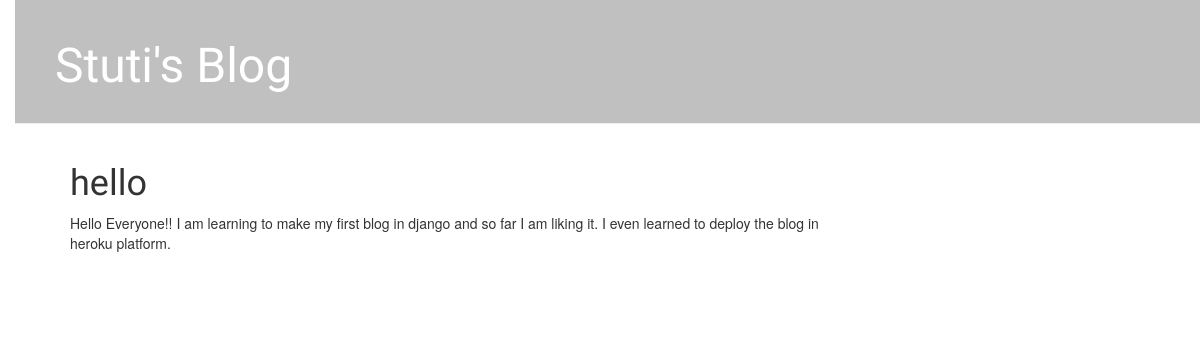
/post/3/, run on an earlier commit of the app's database.
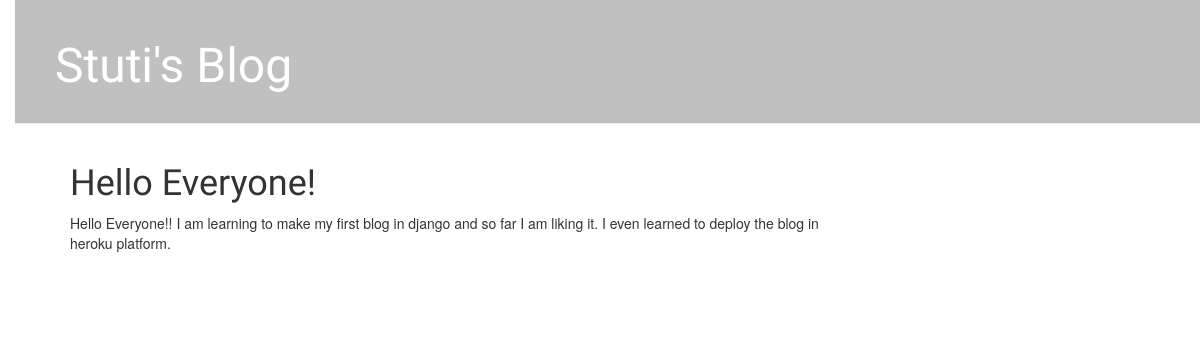
And on a later commit of the database.
### blog/models.py (models this page shows, shortened)
class Post(models.Model):
    STATUS_CHOICES = (
        ('draft', 'Draft'),
        ('published', 'Published'),
    )
    title = models.CharField(max_length=250)
    slug = models.SlugField(max_length=250,
                            unique_for_date='publish')
    author = models.ForeignKey(User,
                               on_delete=models.CASCADE,
                               related_name='blog_posts')
    body = models.TextField()
    publish = models.DateTimeField(default=timezone.now)
    created = models.DateTimeField(auto_now_add=True)
    updated = models.DateTimeField(auto_now=True)
    status = models.CharField(max_length=10,
                              choices=STATUS_CHOICES,
                              default='draft')
    objects = models.Manager()  # The default manager.
    published = PublishedManager()  # Our custom manager.
    class Meta:
        ordering = ('-publish',)

### blog/views.py (the view)
# urls.py: path('post/<int:pk>/', views.post_detail, name='post_detail'),
def post_detail(request, pk):
    post = get_object_or_404(Post, pk=pk)
    return render(request, 'blog/post_detail.html', {'post': post})

### blog/templates/blog/post_detail.html (shortened to what this page needs)
{% extends 'blog/base.html' %}
{% block content %}
    <div class="post">
        <h1>{{ post.title }}</h1>
         <p> {{ post.body }}</p>
    </div>
{% endblock %}

What changed in the data, as far as the page shows it:
changed Post: title "hello" → "Hello Everyone!"
